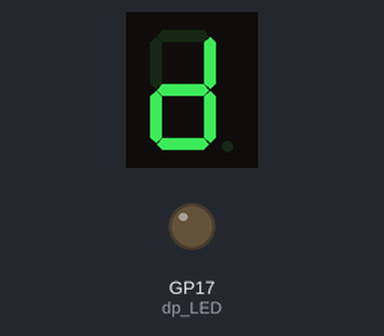
The program below on a simulated Raspberry Pi Pico running MicroPython. Shown: 1-digit seven-segment display, output pins drawn as LEDs (lit = HIGH). The segment pins are drawn as the display they are named for; pins used as bus, display or sensor lines are not drawn; what the program prints to the serial console is not drawn.

Above: at 1.1 s.
At 5.1 s:
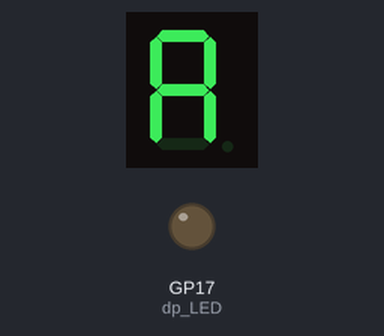
At 14.1 s:
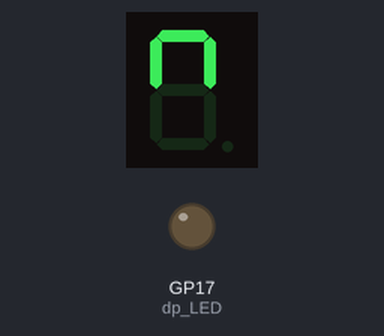
At 27.1 s:
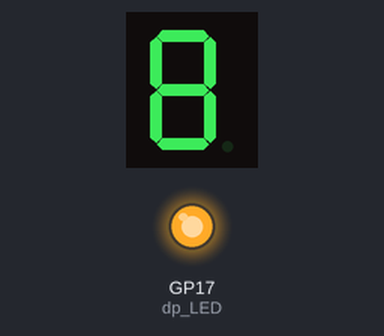
Timing chart, 0 to 31.5 s (numbered marks = the images above):
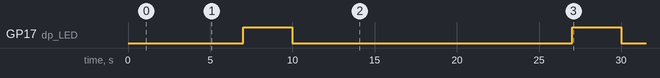

The program:

Seven_Segment_Beginner.py
```python
# Seven Segment Display Beginner Code
# Light up each segment and then turn each off - top to bottom
# 220 ohm resistors for each segment
# Connect cathode pins to ground rail
#
# Lori Pfahler
# April 2025

import machine
import utime

# set up segments
a_LED = machine.Pin(13, machine.Pin.OUT)
b_LED = machine.Pin(12, machine.Pin.OUT)
c_LED = machine.Pin(18, machine.Pin.OUT)
d_LED = machine.Pin(19, machine.Pin.OUT)
e_LED = machine.Pin(16, machine.Pin.OUT)
f_LED = machine.Pin(14, machine.Pin.OUT)
g_LED = machine.Pin(15, machine.Pin.OUT)
dp_LED = machine.Pin(17, machine.Pin.OUT)

# set up delay times
delay_short = 1
delay_long = 2

while True:
    # turn on the segments - top to bottom
    a_LED.value(1)
    # print to shell segment status - use '\r' to replace the line
    print("Segment a on  ", end = '\r')
    utime.sleep(delay_short)
    f_LED.value(1)
    print("Segment f on  ", end = '\r')
    utime.sleep(delay_short)
    b_LED.value(1)
    print("Segment b on  ", end = '\r')
    utime.sleep(delay_short)
    g_LED.value(1)
    print("Segment g on  ", end = '\r')
    utime.sleep(delay_short)
    e_LED.value(1)
    print("Segment e on  ", end = '\r')
    utime.sleep(delay_short)
    c_LED.value(1)
    print("Segment c on  ", end = '\r')
    utime.sleep(delay_short)
    d_LED.value(1)
    print("Segment d on  ", end = '\r')
    utime.sleep(delay_short)
    dp_LED.value(1)
    print("Segment dp on ", end = '\r')
    utime.sleep(delay_short)

    utime.sleep(delay_long)

    # turn off the segments bottom to top
    dp_LED.value(0)
    print("Segment dp off", end = '\r')
    utime.sleep(delay_short)
    d_LED.value(0)
    print("Segment d off ", end = '\r')
    utime.sleep(delay_short)
    c_LED.value(0)
    print("Segment c off ", end = '\r')
    utime.sleep(delay_short)
    e_LED.value(0)
    print("Segment e off ", end = '\r')
    utime.sleep(delay_short)
    g_LED.value(0)
    print("Segment g off ", end = '\r')
    utime.sleep(delay_short)
    b_LED.value(0)
    print("Segment b off ", end = '\r')
    utime.sleep(delay_short)
    f_LED.value(0)
    print("Segment f off ", end = '\r')
    utime.sleep(delay_short)
    a_LED.value(0)
    print("Segment a off ", end = '\r')
    utime.sleep(delay_short)

    utime.sleep(delay_long)
```

Measured:
- by itself, GP17 (dp_LED): alternates HIGH for 3.0 s and LOW for 17.0 s
- what the display in image 0 shows lasts 0.9 s, from 1.1 s to 2.0 s
